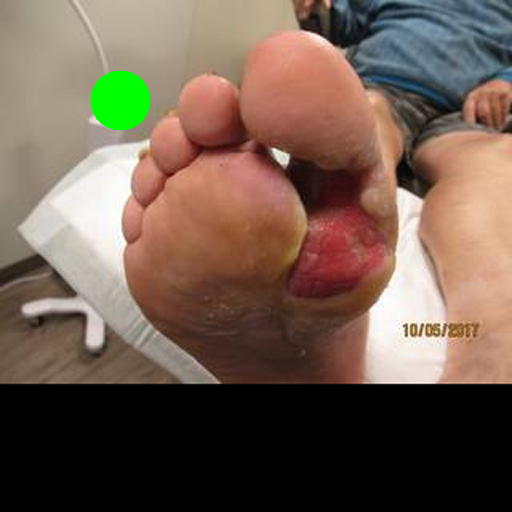
#> input picture real_data/0011.png, 512 x 512 px, found by its file name
$ jupyter execute --allow-errors UNET.ipynb   (shell and % lines are left out)   (older library calls are emulated)
#> lines starting #> are read from the running program, lines starting #| are printed output that depends on the picture
### Import Libraries:

[cell 1]
## Imports
import os
import sys
import random
import numpy as np
import cv2
import math
from PIL import Image
import tensorflow as tf
import matplotlib.image as mpimg
import matplotlib.pyplot as plt
from skimage.morphology import disk, dilation,erosion
from tensorflow.keras.preprocessing import image
from skimage.filters import threshold_otsu
from skimage.filters.rank import entropy
from skimage.morphology import disk
from scipy import ndimage as ndi
from skimage import io
import skimage.filters
import skimage.color

## Seeding
seed = 42
random.seed = seed
np.random.seed = seed
tf.seed = seed

### Training
from tensorflow import keras
from tensorflow.keras.layers import Input
from tensorflow.keras.layers import Conv2D
from tensorflow.keras.layers import MaxPooling2D
from tensorflow.keras.layers import Dropout
from tensorflow.keras.layers import Conv2DTranspose
from tensorflow.keras.layers import concatenate
from keras.callbacks import EarlyStopping
from keras import backend as K

In short: The training set is the data that is used to tell the neural network model that 'this is what a wound and coin looks like'. The validation data set is images of wounds and coins that the neural network will not see as part of the training, so you can test how well or how badly it does in evaluating if an image contains a wound and a coin.

Let's define each of these directories:

[cell 2]
train_path, valid_path = 'data/train', 'data/validation'
training_images, training_labels = 'data/train/images/', 'data/train/labels/'
validation_images, validation_labels = 'data/validation/images/', 'data/validation/labels/'
test_images = 'data/test'

[cell 3]
images_names = os.listdir(training_images)

Let's see the dimensions of the images:

[cell 4]
im = cv2.imread(training_images+'/0011.png')
#> im is the input picture: shape (512, 512, 3); mean B, G, R 79.6, 93, 112.7

print('Training image dimensions = ',im.shape)
#| Training image dimensions =  (512, 512, 3)

im = cv2.imread(training_labels+'/0011.png')

print('Label image dimensions = ',im.shape)
#| Label image dimensions =  (512, 512, 3)

Now, let's see what the filenames look like in the `images` and `labels` `train` directories (file naming conventions are the same in the `validation` directory):

[cell 5]
train_dir_fname = os.listdir(training_images)
train_dir_labels = os.listdir(training_labels)

print('Sample of Training Data images names:\n\n', train_dir_fname[:10], '\n')
print('Sample of Training Data labels names:\n\n', train_dir_labels[:10], '\n')

validation_dir_fname = os.listdir(validation_images)
validation_dir_labels = os.listdir(validation_labels)

print('Sample of Validation Data images names:\n\n', validation_dir_fname[:10], '\n')
print('Sample of Validation Data labels names:\n\n', validation_dir_labels[:10], '\n')

Let's find out the total number of cat and dog images in the `train`, `validation`, and `test` directories:

[cell 6]
print('Training Images = ', len(train_dir_fname))
print('Training Labels = ', len(train_dir_labels))

print('Validation Images = ', len(validation_dir_fname))
print('Validation Labels = ', len(validation_dir_labels))

print('Test Images = ', len(os.listdir(os.path.join(test_images, 'images'))))

Now let's take a look at a few pictures to get a better sense of what the `wound` and `coin` datasets look like:

[cell 7]
# Parameters for our graph; we'll output images in a 4x4 configuration
nrows = 2
ncols = 4

pic_index = 0 # Index for iterating over images

fig = plt.gcf()
fig.set_size_inches(ncols*4, nrows*4)

pic_index+=4

next_pix = [os.path.join(training_images, fname)
                for fname in train_dir_fname[ pic_index-4:pic_index]
               ]

next_label_pix = [os.path.join(training_labels, fname)
                for fname in train_dir_labels[ pic_index-4:pic_index]
               ]

for i, img_path in enumerate(next_pix+next_label_pix):
    sp = plt.subplot(nrows, ncols, i + 1)
    sp.axis('Off')

    img = mpimg.imread(img_path)
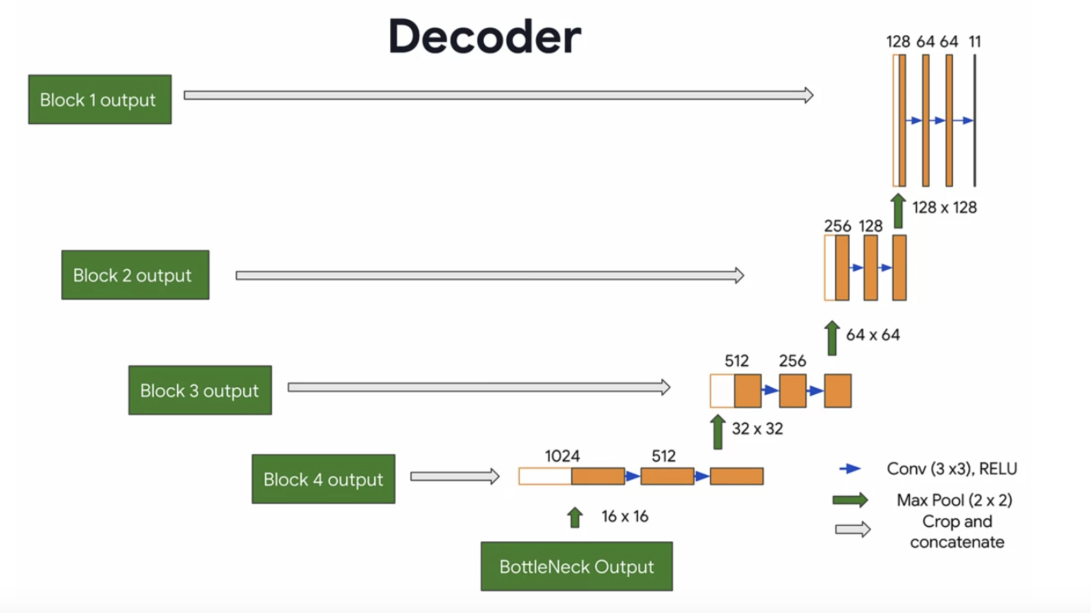
#> input picture images/decoder.png, 2182 x 1226 px, found by its file name (shown at 1/2 size)
#> img is the input picture: shape (1226, 2182, 4) float32; mean R, G, B, A 0.937, 0.945, 0.928, 1
    plt.imshow(img)

plt.show()
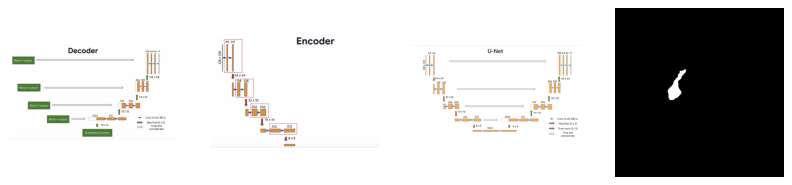
#> figure drawn by matplotlib, 4 panels
